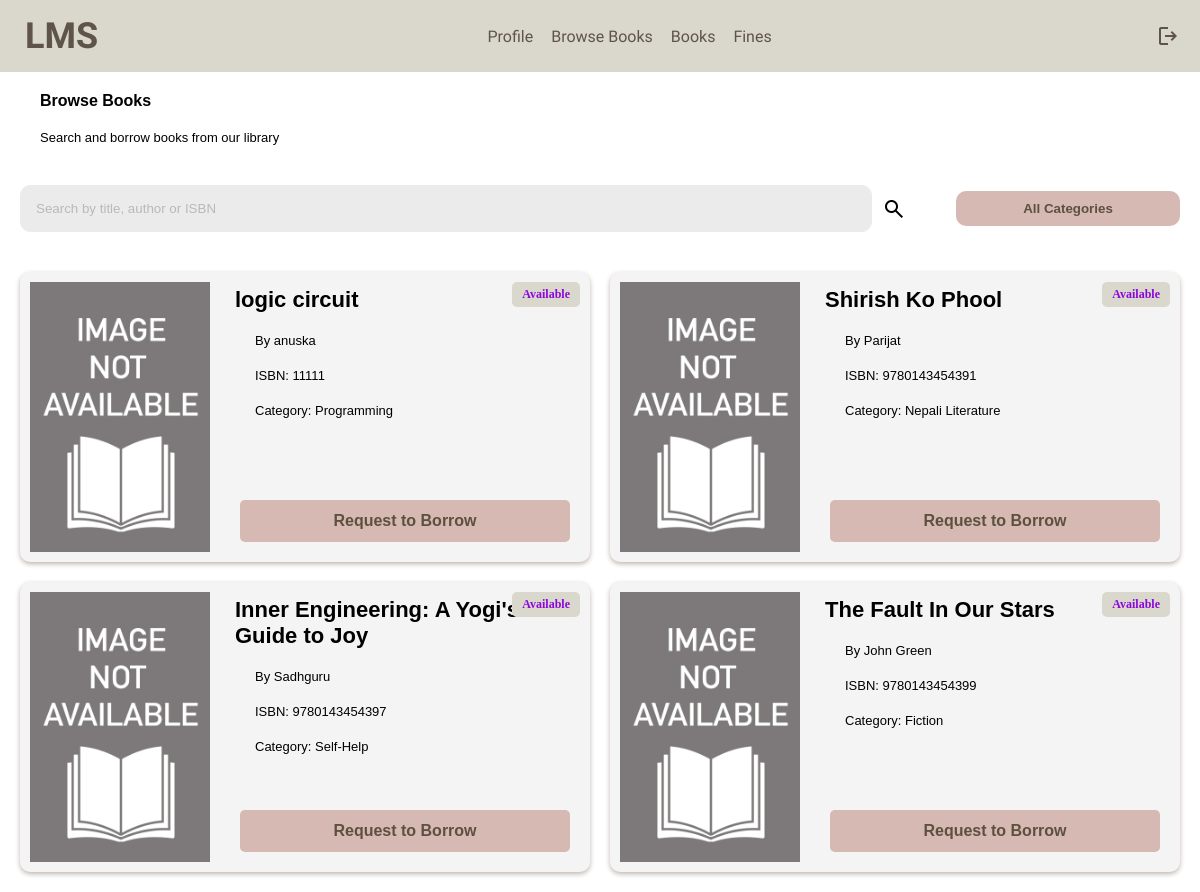
Page /browse-books/ (signed in) on the committed database.
### library/models.py (models this page shows, shortened)
class Book(models.Model):
    title = models.CharField(max_length=200)
    author = models.CharField(max_length=100)
    category = models.ForeignKey(Category,
        on_delete=models.SET_NULL,
        null=True,
        blank=True
    )
    isbn = models.CharField(
        max_length=50,
        unique=True,
        null=True,
        blank=True
    )
    quantity = models.IntegerField(default=1)
    available = models.BooleanField(default=True)
    cover_image = models.ImageField(upload_to='book_covers/', null=True, blank=True)

class Category(models.Model):
    name = models.CharField(max_length=100, unique=True)
    def __str__(self):
        return self.name

### library/views.py (the view)
# urls.py: path('browse-books/', views.browse_books, name='browse_books'),
@login_required
def browse_books(request):
    print("BROWSE_BOOKS VIEW LOADED")
    query = request.GET.get('q', '')
    category = request.GET.get('category', '')
    books = Book.objects.all()
    if query:
        books = books.filter(title__icontains=query) | \
            books.filter(author__icontains=query) | \
            books.filter(isbn__icontains=query)
    if category:
        books = books.filter(category__id=category)
    categories = Category.objects.all()
    context = {
        'books': books,
        'query': query,
        'selected_category': category,
        'categories': categories,
    }
    return render(request, 'browsebooks.html', context)

### templates/browsebooks.html (shortened to what this page needs)
{% load static %}
{% block content %}
<link rel="stylesheet" href="{% static 'css/browsebooks.css' %}">
<div class="user-navbar">
    <div class="user-logo">
        <h1>LMS</h1>
    </div>
    <div class="user-nav-links">
        <a href="{% url 'user_dashboard' %}">Profile</a>
        <a href="{% url 'browse_books' %}">Browse Books</a>
        <a href="{% url 'user_books' %}">Books</a>
        <a href="{% url 'user_fines' %}">Fines</a>
    </div>
    <div class="logout-link">
        <a href="{% url 'logout' %}">
            <span class="material-symbols-outlined">
            </span>
        </a>
    </div>
</div>
<div class="page-header">
    <h3>Browse Books</h3>
    <p>Search and borrow books from our library</p>
</div>
<div class="search-section">
    <form method="GET"
          action="{% url 'browse_books' %}"
          class="search-form">
        <input
            type="search"
            id="site-search"
            name="q"
            value="{{ query }}"
            placeholder="Search by title, author or ISBN">
        <button type="submit"
                class="search-button">
            <span class="material-symbols-outlined">
            </span>
        </button>
    </form>
    <div class="category-dropdown">
        <form method="GET"
              action="{% url 'browse_books' %}">
            <select name="category"
                    id="category-select"
                    onchange="this.form.submit()">
                <option value="">All Categories</option>
            </select>
        </form>
    </div>
</div>
<div class="books-grid">
    {% for book in books %}
    <div class="book-card">
        <div class="book-cover">
            {% if book.cover_image %}
            <img src="{{ book.cover_image.url }}"
                 alt="{{ book.title }}">
            {% else %}
            <img src="{% static 'images/book.jpg' %}"
                 alt="Book Cover">
            {% endif %}
        </div>
        <div class="book-details">
            {% if book.available %}
            <span class="badge available">
                Available
            </span>
            {% else %}
            <span class="badge unavailable">
                Unavailable
            </span>
            {% endif %}
            <div>
                <h1>{{ book.title }}</h1>
                <p>By {{ book.author }}</p>
                <p>ISBN: {{ book.isbn }}</p>
                {% if book.category %}
                <p>Category: {{ book.category }}</p>
                {% endif %}
            </div>
            {% if book.available %}
            <a href="{% url 'request_borrow' book.id %}"
               class="borrow-button">
                Request to Borrow
            </a>
            {% else %}
            <button class="borrow-button disabled-btn"
                    disabled>
                Currently Unavailable
            </button>
            {% endif %}
        </div>
    </div>
    {% empty %}
    <div class="no-books">
        <p>No books found.</p>
    </div>
    {% endfor %}
</div>
{% endblock content %}

### assets/css/browsebooks.css (style rules this page uses)
* { margin: 0; padding: 0; box-sizing: border-box; }
.user-navbar { display: flex; justify-content: space-between; align-items: center; background-color: var(--secondary-color); padding: 10px 20px; font-family: 'Kalnia', serif; }
.user-navbar .user-logo { color: var(--text-color); font-size: 18px; margin: 5px; }
.user-navbar .user-nav-links a { text-decoration: none; color: var(--text-color); margin: 7px; }
.logout-link a { text-decoration: none; color: var(--text-color); }
h3 { margin: 20px; font-weight:bold; font-family: 'Jost', sans-serif; font-size: 16px; }
p { margin: 20px; font-family: 'Jost', sans-serif; font-size: 13px; }
.search-section { display:flex; align-items: center; }
.search-form { display: flex; justify-content: center; align-items: center; margin: 20px; width: 80%; }
#site-search { border: 1px solid var(--primary-color); padding: 15px; border-radius: 10px; background-color: var(--primary-color); opacity: 0.5; width: 100%; }
.search-button { border: none; padding: 10px; background-color: var(--background-color); }
.category-dropdown { margin: 20px; width: 20%; }
#category-select { appearance: none; -webkit-appearance: none; -moz-appearance: none; width: 100%; text-align: center; padding: 10px; border-radius: 10px; border: 1px solid var(--btn-color-1); background-color: var(--btn-color-1); color: var(--btn-text-color); font-family: 'Jost', sans-serif; font-weight: bold; outline: none; border: none; box-shadow: none; }
#category-select option { background-color: var(--background-color); color: var(--btn-text-color); }
.books-grid { display: grid; grid-template-columns: repeat(2, 1fr); gap: 20px; padding: 20px; }
.book-card { background-color: var(--background-color-table); border-radius: 10px; box-shadow: 0 2px 5px var(--box); display: flex; position: relative; overflow: hidden; }
.book-cover { width: 200px; flex-shrink: 0; overflow: hidden; }
.book-cover img { width: 100%; height: 100%; object-fit: cover; padding: 10px; }
.book-details { padding: 15px; display: flex; flex-direction: column; justify-content: space-between; flex: 1; }
.badge { position: absolute; top: 10px; right: 10px; padding: 5px 10px; border-radius: 5px; font-size: 12px; font-weight: bold; }
.badge.available { background-color: var(--secondary-color); color: var(--available-color); }
.book-details h1 { font-size: 22px; font-family: 'Jost', sans-serif; }
.borrow-button { padding: 12px; margin: 5px; border: none; border-radius: 5px; background-color: var(--btn-color-1); color: var(--btn-text-color); font-family: 'Jost', sans-serif; font-weight: bold; cursor: pointer; text-align: center; }
a.borrow-button { display: inline-block; text-decoration: none; padding: 12px; margin: 5px; border-radius: 5px; background-color: var(--btn-color-1); color: var(--btn-text-color); font-family: 'Jost', sans-serif; font-weight: bold; cursor: pointer; text-align: center; }
.page-header { padding: 0 20px; }

### rows in the picture
Book: available "Available", title "logic circuit", author "anuska", isbn "11111", category "Programming"
Book: available "Available", title "Shirish Ko Phool", author "Parijat", isbn "9780143454391", category "Nepali Literature"
Book: available "Available", title "Inner Engineering: A Yogi's Guide to Joy", author "Sadhguru", isbn "9780143454397", category "Self-Help"
Book: available "Available", title "The Fault In Our Stars", author "John Green", isbn "9780143454399", category "Fiction"
